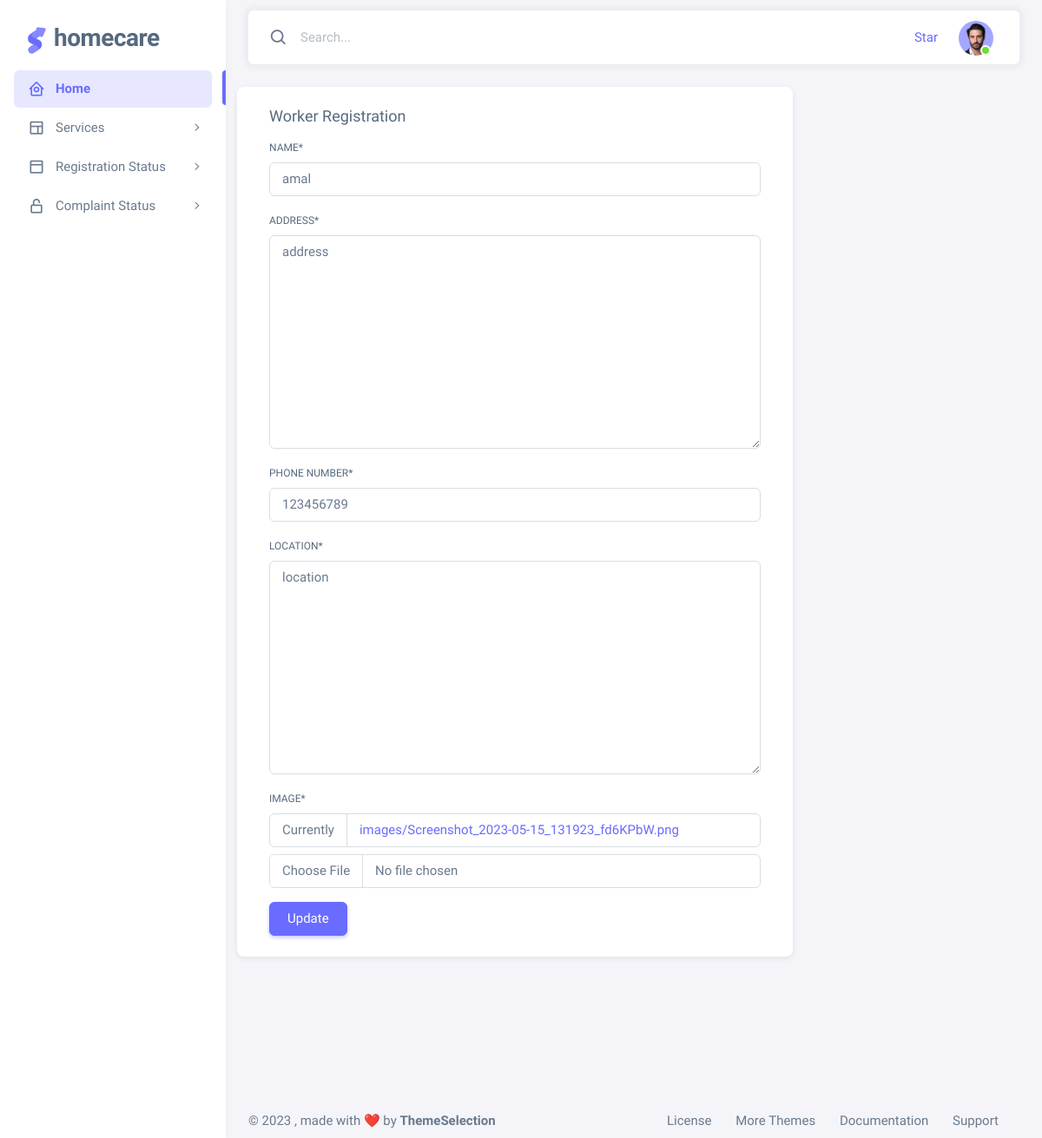
The app's page /Worker_edit_views/1/ (signed in), older data.
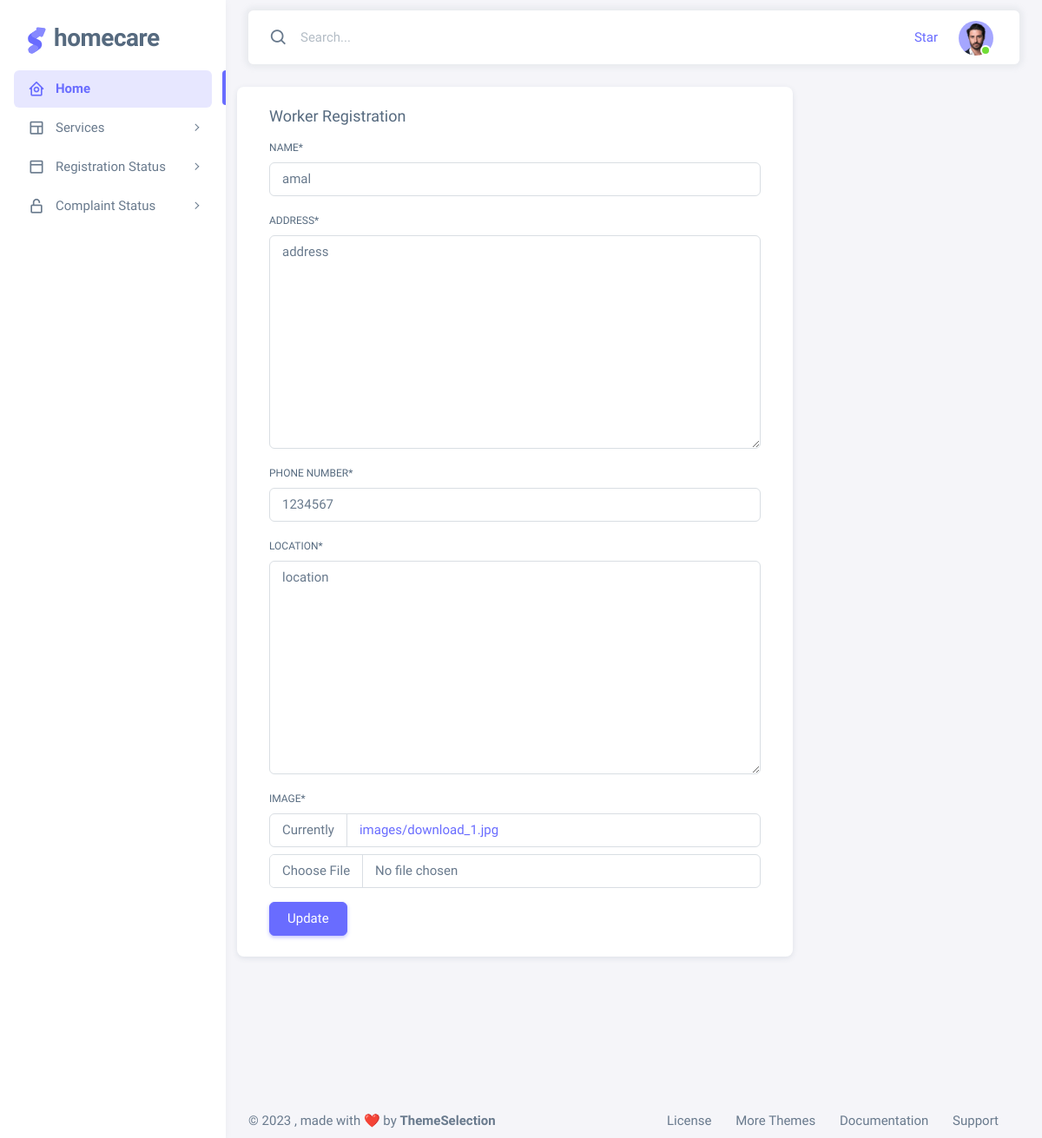
The same page, newer data.
### app1/models.py (models this page shows, shortened)
class Worker(models.Model):
    user = models.ForeignKey(Login,on_delete=models.CASCADE)
    name = models.CharField(max_length=30, unique=True,null=True)
    address = models.TextField()
    phone_number = models.IntegerField()
    location = models.TextField()
    image = models.ImageField(upload_to='images/',null=True)

### app1/views.py (the view)
# urls.py: path('Worker_edit_views/<int:id>/',views.Worker_edit_views,name='Worker_edit_views'),
@login_required(login_url='login_view')
def Worker_edit_views(request, id):
    obj = Worker.objects.get(id=id)
    form = WorkerForm(instance=obj)
    if request.method == 'POST':
        form = WorkerForm(request.POST or None, instance=obj)
        form.save()
    return render(request, 'admintemp/Worker_edit_views.html', {'form': form})

### app1/forms.py
class WorkerForm(forms.ModelForm):
     class Meta:
        model = Worker
        fields = ('name','address','phone_number','location','image')

### templates/admintemp/Worker_edit_views.html (shortened to what this page needs)
{% extends 'admintemp/index.html'%}
{% load crispy_forms_tags %}
{%  block content %}
<div class="card" style="width: 40rem;">
  <div class="card-body">
    <h5 class="card-title">Worker Registration</h5>
    <form method="post">
    {{form|crispy}}
    <button type="submit" class="btn btn-primary">Update</button>
    </form>
  </div>
</div>
{% endblock %}

Row changes from the older to the newer data that the page shows:
changed Worker "amal": phone_number "123456789" → "1234567"
Text that changed along with them:
text no longer shown: "NAME * ADDRESS * PHONE NUMBER * LOCATION * IMAGE * Currently images/Screenshot_2023-05-15_131923_fd6KPbW.png"
text now shown: "NAME * ADDRESS * PHONE NUMBER * LOCATION * IMAGE * Currently images/download_1.jpg"
